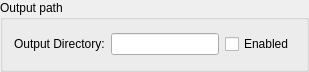
         <widget class="QGroupBox" name="groupBox_OutPut">
          <property name="minimumSize">
           <size>
            <width>0</width>
            <height>0</height>
           </size>
          </property>
          <property name="maximumSize">
           <size>
            <width>16777215</width>
            <height>72</height>
           </size>
          </property>
          <property name="title">
           <string>Output path</string>
          </property>
          <layout class="QGridLayout" name="gridLayout_23">
           <item row="0" column="0">
            <widget class="QLabel" name="label_38">
             <property name="text">
              <string>Output Directory:</string>
             </property>
            </widget>
           </item>
           <item row="0" column="1">
            <widget class="QLineEdit" name="lineEdit_outputPath">
             <property name="text">
              <string notr="true"/>
             </property>
            </widget>
           </item>
           <item row="0" column="2">
            <widget class="QCheckBox" name="checkBox_OutPath_isEnabled">
             <property name="toolTip">
              <string>When this option is enabled, the output file 
will be moved to the path you specified. 
Otherwise, it will be saved in the same 
folder as the source file.</string>
             </property>
             <property name="text">
              <string>Enabled</string>
             </property>
            </widget>
           </item>
          </layout>
         </widget>
